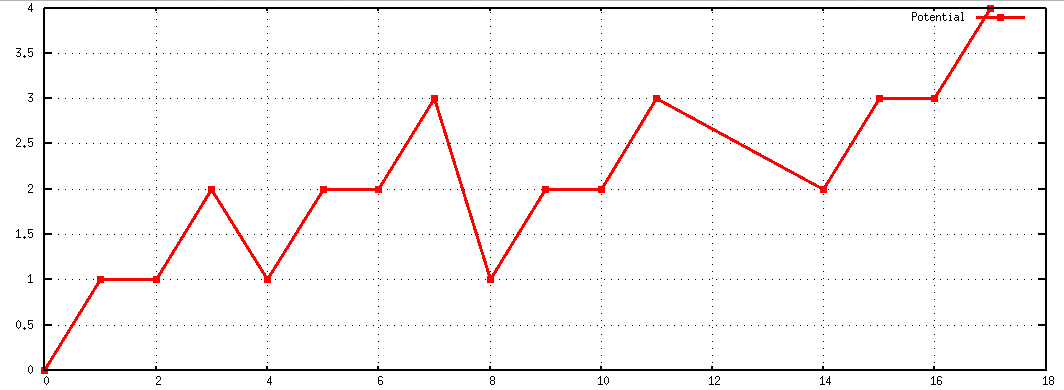

Here is the gnuplot script that generated this plot:
set grid
plot "svn/dbu/public_html/AlgorithmCourses/Lectures/Problems/L2-incrementpotential.data" with linespoints lw 3 pt 4 title "Potential" 
